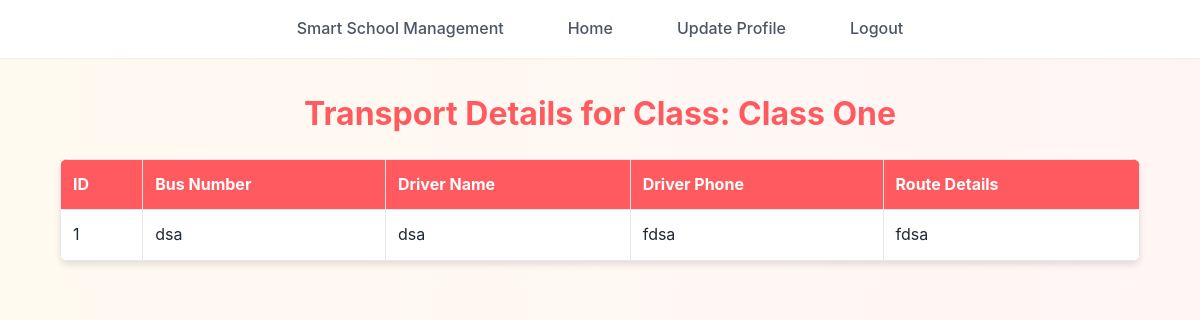
/view_transport.php (signed in), run on the app's committed database.
### tables this page shows
CREATE TABLE `students` (
  `student_id` int(11) NOT NULL,
  `username` varchar(50) NOT NULL,
  `password` varchar(255) NOT NULL,
  `email` varchar(100) NOT NULL,
  `first_name` varchar(50) NOT NULL,
  `last_name` varchar(50) NOT NULL,
  `roll_number` varchar(20) NOT NULL,
  `class_id` int(11) DEFAULT NULL,
  `date_of_birth` date DEFAULT NULL,
  `phone_number` varchar(15) DEFAULT NULL,
  `created_at` timestamp NOT NULL DEFAULT current_timestamp(),
  `updated_at` timestamp NOT NULL DEFAULT current_timestamp() ON UPDATE current_timestamp()
);

CREATE TABLE `classes` (
  `class_id` int(11) NOT NULL,
  `class_name` varchar(50) NOT NULL,
  `teacher_id` int(11) DEFAULT NULL
);

CREATE TABLE `transport` (
  `transport_id` int(11) NOT NULL,
  `class_id` int(11) NOT NULL,
  `bus_number` varchar(50) NOT NULL,
  `driver_name` varchar(100) NOT NULL,
  `driver_phone` varchar(20) NOT NULL,
  `route_details` text NOT NULL
);

### view_transport.php (the view, shortened to what this page needs)
<?php
include('config.php');
$student_id = $_SESSION["id"];
$student_sql = "
    SELECT s.student_id, s.first_name, s.last_name, s.class_id,
           c.class_name
    FROM students s
    LEFT JOIN classes c ON s.class_id = c.class_id
    WHERE s.student_id = ?
";
$stmt = $conn->prepare($student_sql);
$stmt->bind_param("i", $student_id);
$stmt->execute();
$student_info = $stmt->get_result()->fetch_assoc();
$class_id = $student_info['class_id'] ?? null;
$class_name = $student_info['class_name'] ?? "N/A";
$transport_result = null;
if ($class_id) {
    $transport_sql = "
        SELECT t.transport_id, t.bus_number, t.driver_name, t.driver_phone, t.route_details
        FROM transport t
        WHERE t.class_id = ?
    ";
    $stmt2 = $conn->prepare($transport_sql);
    $stmt2->bind_param("i", $class_id);
    $stmt2->execute();
    $transport_result = $stmt2->get_result();
}
?>
<!DOCTYPE html>
<html lang="en">
<head>
    <link rel="stylesheet" href="./CSS/style.css">
</head>
<body>
<?php include('navbar.php'); ?>
<div class="container">
    <h2>Transport Details for Class: <?php echo htmlspecialchars($class_name); ?></h2>
    <?php if ($transport_result && $transport_result->num_rows > 0): ?>
        <table>
            <tr>
                <th>ID</th>
                <th>Bus Number</th>
                <th>Driver Name</th>
                <th>Driver Phone</th>
                <th>Route Details</th>
            </tr>
            <?php while ($t = $transport_result->fetch_assoc()): ?>
                <tr>
                    <td><?php echo htmlspecialchars($t['transport_id']); ?></td>
                    <td><?php echo htmlspecialchars($t['bus_number']); ?></td>
                    <td><?php echo htmlspecialchars($t['driver_name']); ?></td>
                    <td><?php echo htmlspecialchars($t['driver_phone']); ?></td>
                    <td><?php echo nl2br(htmlspecialchars($t['route_details'])); ?></td>
                </tr>
            <?php endwhile; ?>
        </table>
    <?php else: ?>
        <p class="no-data">No transport information available for your class.</p>
    <?php endif; ?>
</div>
</body>
</html>

### CSS/style.css (style rules this page uses)
:root { --primary-color: #ff5a5f; --primary-hover: #e14d52; --secondary-color: #ffcc00; --secondary-hover: #e6b800; --text-primary: #1f2937; --text-secondary: #4b5563; --bg-primary: #ffffff; --bg-secondary: #fdf2f2; --border-color: #e5e7eb; --shadow-sm: 0 1px 2px rgba(0, 0, 0, 0.05); --shadow-md: 0 4px 6px rgba(0, 0, 0, 0.1); --shadow-lg: 0 10px 15px rgba(0, 0, 0, 0.15); }
* { margin: 0; padding: 0; box-sizing: border-box; }
body { font-family: 'Inter', sans-serif; background: linear-gradient(to right, #fffaf0, #fff5f5); color: var(--text-primary); line-height: 1.6; }
h1, h2, h3, h4, h5, h6 { margin-top: 30px; font-weight: 700; text-align: center; margin-bottom: 1rem; color: var(--primary-color); }
h2 { font-size: 2rem; }
table { width: 90%; margin: 20px auto; border-collapse: collapse; background: var(--bg-primary); box-shadow: var(--shadow-md); border-radius: 8px; overflow: hidden; }
th, td { padding: 12px; border: 1px solid var(--border-color); text-align: left; }
th { background: var(--primary-color); color: white; }

### data on the page
students: class.class_name "Class One"
transport: transport_id "1", bus_number "dsa", driver_name "dsa", driver_phone "fdsa", route_details "fdsa"
